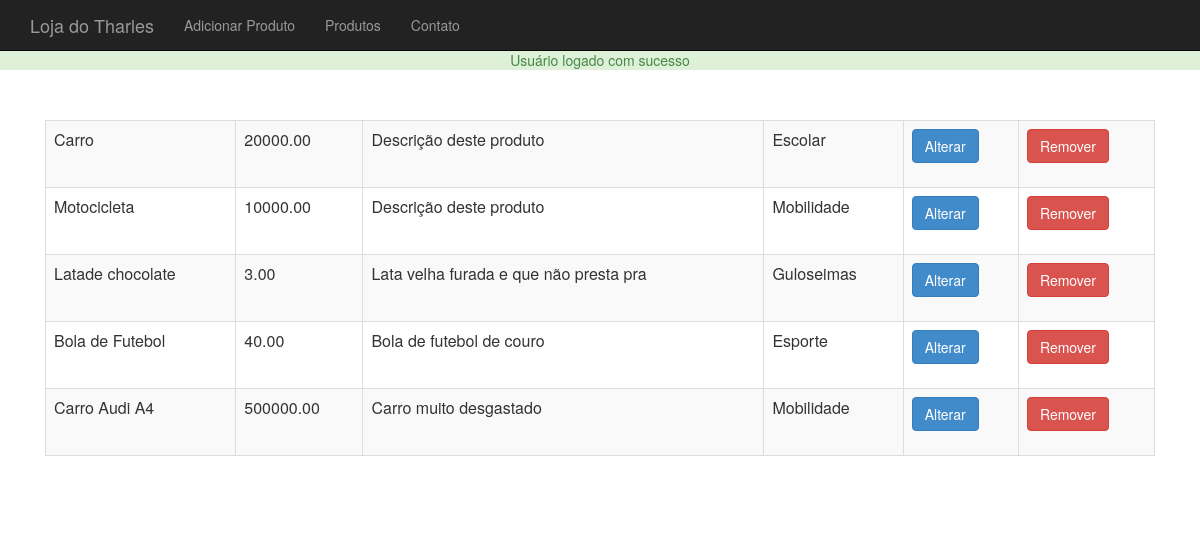
/produto-lista.php (signed in), run on the app's committed database.
### tables this page shows
CREATE TABLE `produtos` (
  `id` int(11) NOT NULL,
  `nome` varchar(255) DEFAULT NULL,
  `preco` decimal(10,2) DEFAULT NULL,
  `descricao` text,
  `categoria_id` int(11) DEFAULT NULL,
  `usado` tinyint(1) DEFAULT '0'
);

CREATE TABLE `categorias` (
  `id` int(11) NOT NULL,
  `nome` varchar(255) DEFAULT NULL
);

### banco-produto.php (called while the page is built, shortened)
<?php
function lista_produtos($conexao)
{
  $produtos = [];
  $resultado = mysqli_query($conexao, "SELECT p.*, c.nome AS categoria_nome FROM produtos AS p JOIN  categorias AS c ON c.id=p.categoria_id");
  while ($produto = mysqli_fetch_assoc($resultado)) {
    array_push($produtos, $produto);
  }
  return $produtos;
}

### produto-lista.php (the view, shortened to what this page needs)
<?php
require_once("cabecalho.php");
require_once("banco-produto.php");
?>
  <table class="table table-striped table-bordered">
    <?php
    $produtos = lista_produtos($conexao);
    foreach ($produtos as $produto) : ?>
      <tr>
        <td><?= $produto['nome'] ?></td>
        <td><?= $produto['preco'] ?></td>
        <td><?= substr($produto['descricao'], 0, 40) ?></td>
        <td><?= $produto['categoria_nome'] ?></td>
        <td><a class="btn btn-primary" href="produto-altera-formulario.php?id=<?= $produto['id'] ?>">Alterar</a></td>
        <td>
          <form action="produto-remove.php" method="post">
            <button class="btn btn-danger" type="submit">Remover</button>
          </form>
        </td>
      </tr>
    <?php
    endforeach; ?>
  </table>
<?php include("rodape.php") ?>

### css/loja.css (style rules this page uses)
body { padding-top: 50px; }

### data on the page
produtos: nome "Carro", preco "20000.00", descricao "Descrição deste produto", categoria.nome "Escolar"
produtos: nome "Motocicleta", preco "10000.00", descricao "Descrição deste produto", categoria.nome "Mobilidade"
produtos: nome "Latade chocolate", preco "3.00", descricao "Lata velha furada e que não presta pra", categoria.nome "Guloseimas"
produtos: nome "Bola de Futebol", preco "40.00", descricao "Bola de futebol de couro", categoria.nome "Esporte"
produtos: nome "Carro Audi A4", preco "500000.00", descricao "Carro muito desgastado", categoria.nome "Mobilidade"

### other printed values
$_SESSION["$tipo"] "Usuário logado com sucesso"
